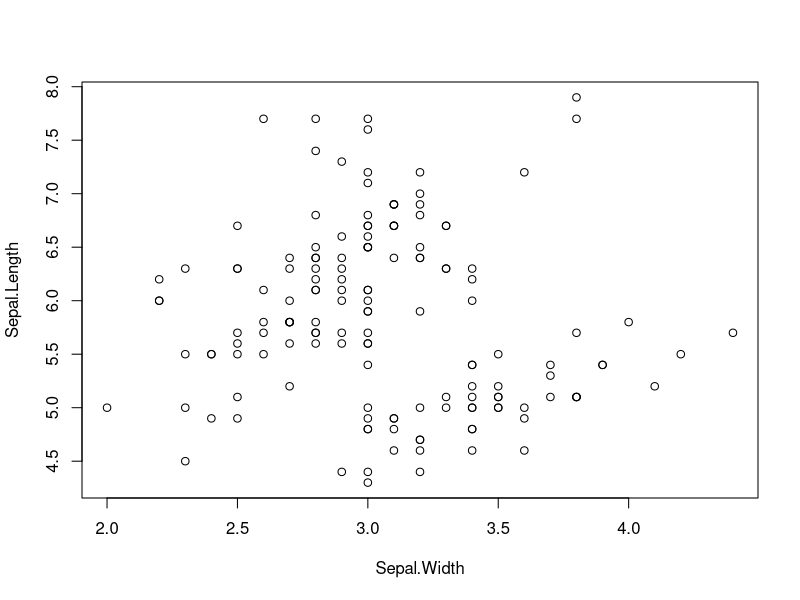
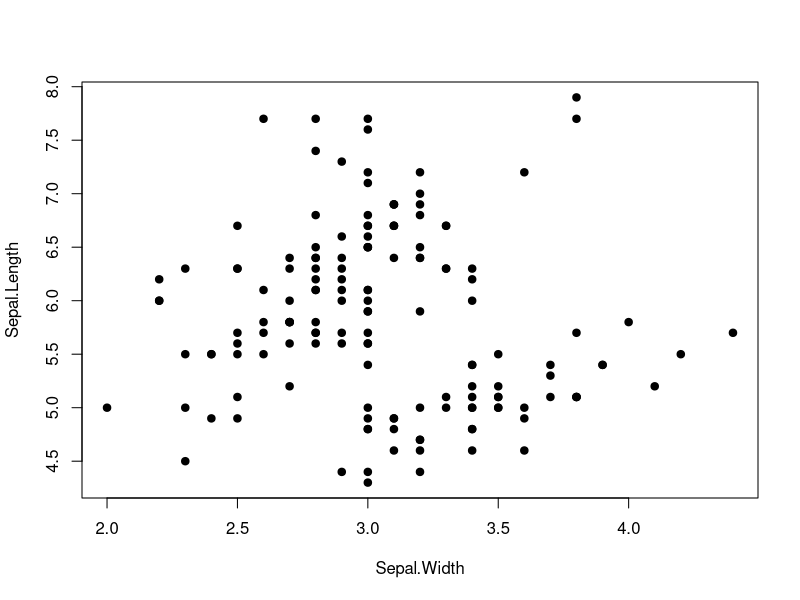
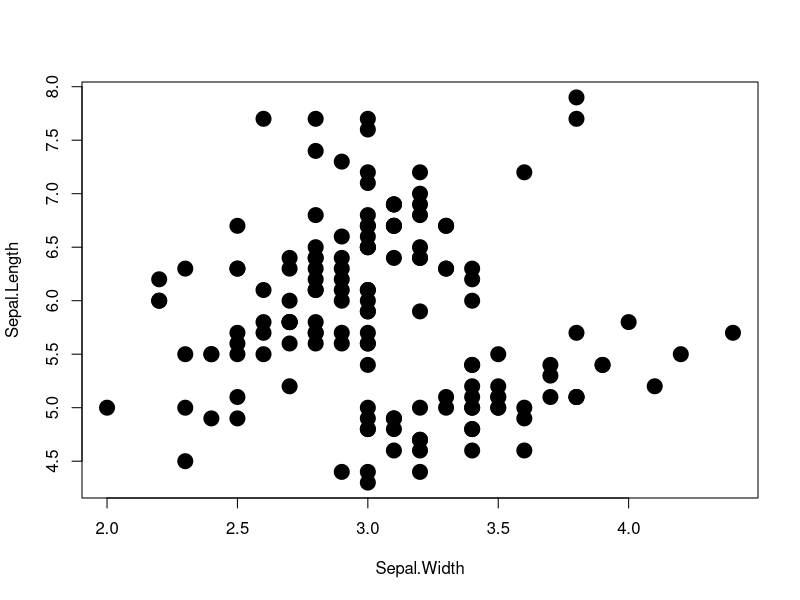
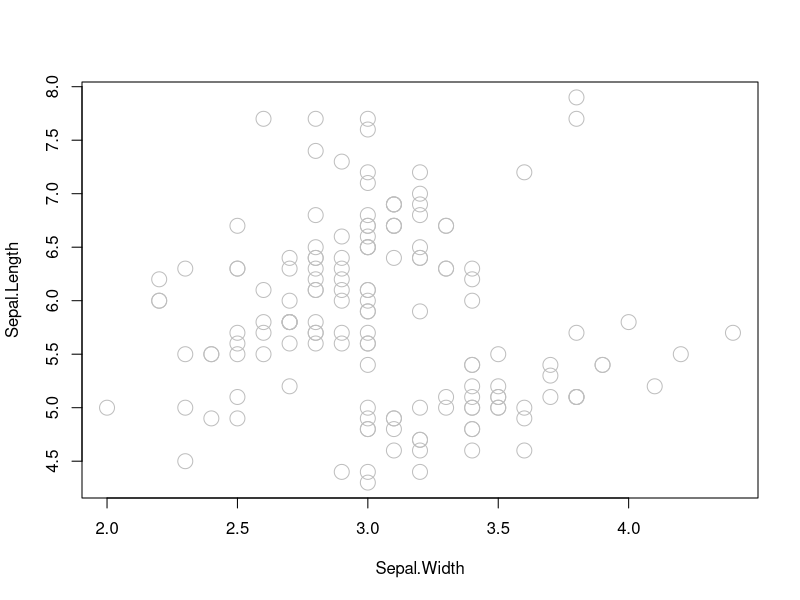
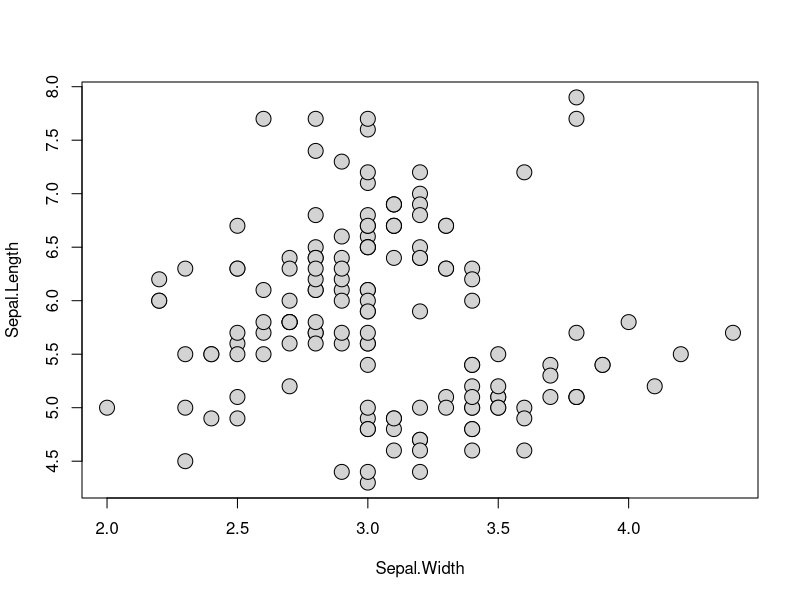
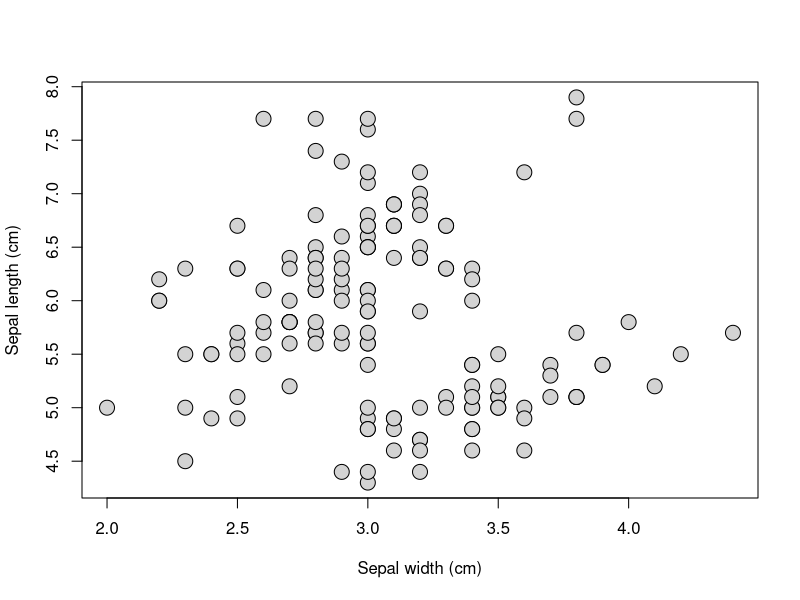
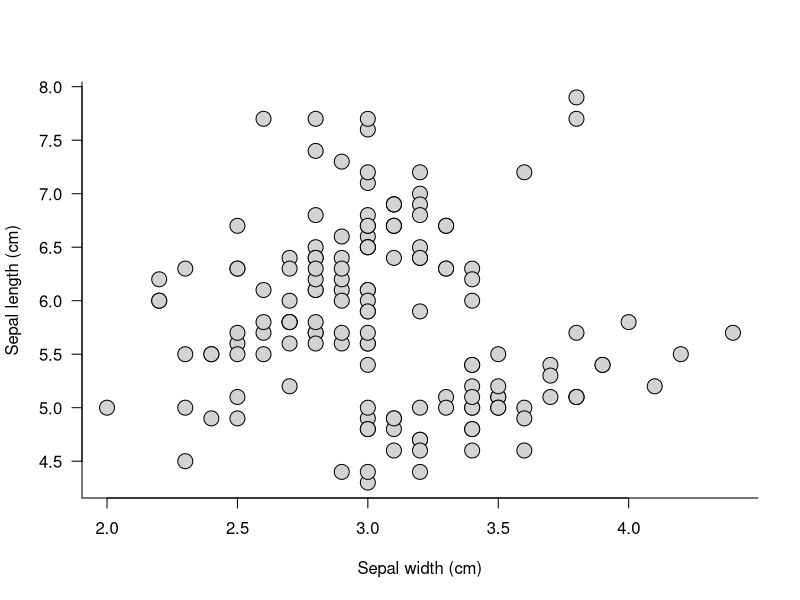
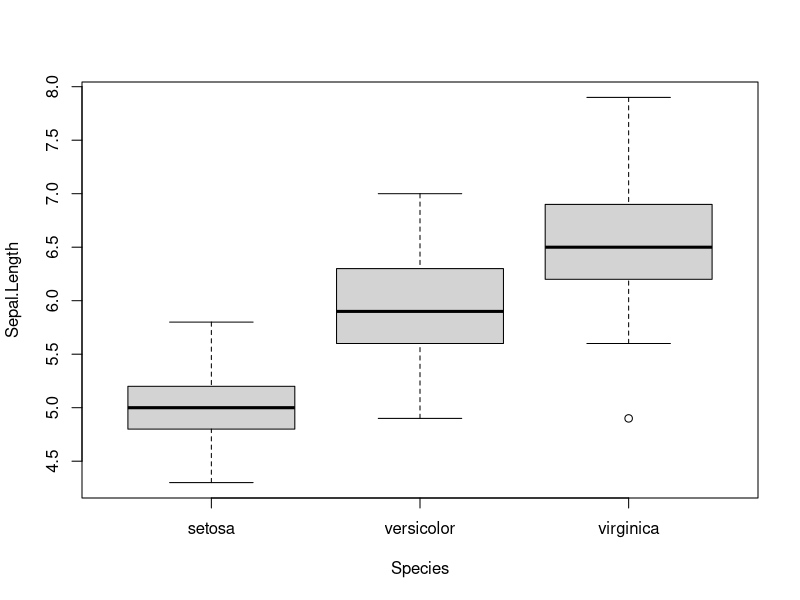

These charts were generated, in order, by the following R code:
## ---- chunk 1
head(iris)
## ---- chunk 2

plot(Sepal.Length ~ Sepal.Width, data = iris)

## ---- chunk 3

plot(Sepal.Length ~ Sepal.Width, data = iris,
     pch = 19)

## ---- chunk 4

plot(Sepal.Length ~ Sepal.Width, data = iris,
     pch = 19, cex = 2)

## ---- chunk 5

plot(Sepal.Length ~ Sepal.Width, data = iris,
     pch = 21, cex = 2, col = "gray")

## ---- chunk 6

plot(Sepal.Length ~ Sepal.Width, data = iris,
     pch = 21, cex = 2, bg = "lightgray")

## ---- chunk 7

plot(Sepal.Length ~ Sepal.Width, data = iris,
     pch = 21, cex = 2, bg = "lightgray",
     xlab = "Sepal width (cm)", ylab = "Sepal length (cm)")

## ---- chunk 8

plot(Sepal.Length ~ Sepal.Width, data = iris,
     pch = 21, cex = 2, bg = "lightgray",
     xlab = "Sepal width (cm)", ylab = "Sepal length (cm)",
     axes = F)
box(bty = "l") # L-shaped border lines
axis(1) # 1: draw x-axis
axis(2, las = 2) # 2: draw y-axis, las = 2: make axis lables horizontal

## ---- chunk 9

boxplot(Sepal.Length ~ Species, data = iris)

## ---- chunk 10

boxplot(Sepal.Length ~ Species, data = iris,
        col = "lightgray")

## ---- chunk 11

boxplot(Sepal.Length ~ Species, data = iris,
        col = "lightgray", border = "grey48")

## ---- chunk 12

boxplot(Sepal.Length ~ Species, data = iris,
        col = "lightgray", border = "grey48",
        boxwex = 0.4 )

## ---- chunk 13

boxplot(Sepal.Length ~ Species, data = iris,
        col = "lightgray", border = "grey48",
        boxwex = 0.4, ylab = "Sepal length (cm)",
        axes = F)
box(bty = "l")
axis(1, at = c(1, 2, 3), labels = c("Setosa", "Versicolor", "Virginica") )
axis(2, las = 2)

